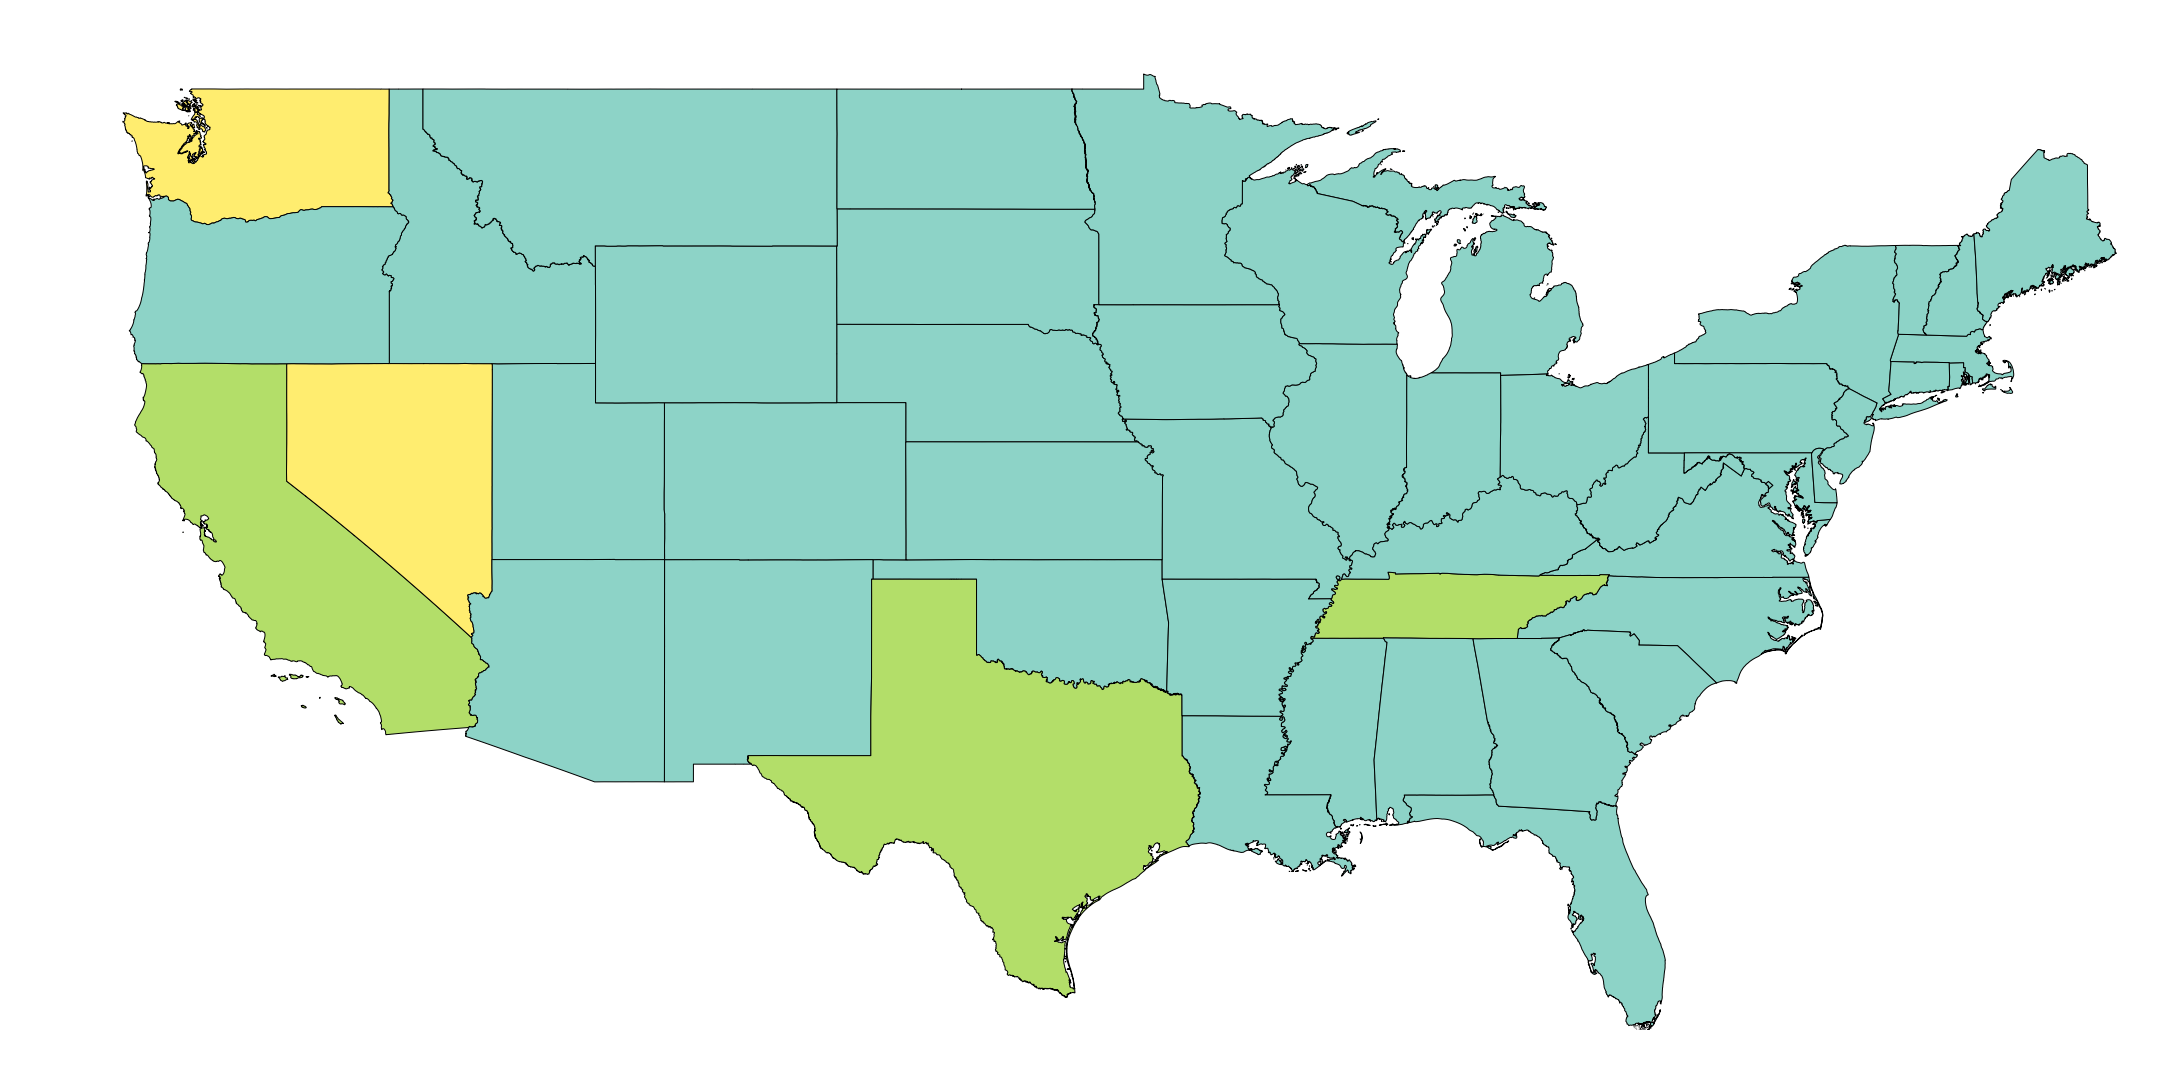

Reproduce this figure in Python.
"""
Generate US map for readme that denotes state coverage 
"""

import geopandas as gpd

#shp from https://www.census.gov/geographies/mapping-files/time-series/geo/carto-boundary-file.html

fig = gpd.read_file("cb_2018_us_state_500k.shp")
fig = fig.assign(COVERAGE=0)

# Covered
fig.loc[11, "COVERAGE"] = 2 #Washington
fig.loc[28, "COVERAGE"] = 2 #Nevada

# In Design
fig.loc[16, "COVERAGE"] = 1 #California
fig.loc[15, "COVERAGE"] = 1 #Texas
fig.loc[23, "COVERAGE"] = 1 #Tennessee


map_states = fig.plot(figsize=(30, 15), column="COVERAGE", cmap="Set3", edgecolor='black')
map_states.set_ylim([25, 50])
map_states.set_xlim([-128, -66])
map_states.axis('off')

final = map_states.get_figure()
final.tight_layout()
final.savefig("readme_map.png")
